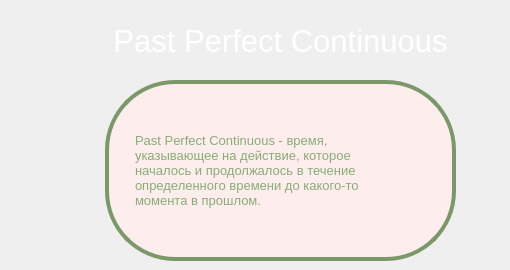
      <widget class="QWidget" name="page_19">
       <widget class="QLabel" name="label_106">
        <property name="geometry">
         <rect>
          <x>105</x>
          <y>80</y>
          <width>351</width>
          <height>181</height>
         </rect>
        </property>
        <property name="styleSheet">
         <string notr="true">color: rgb(134,115,161);
background-color: rgb(253,237,237);
border-radius: 70px; 
border: 4px solid rgb(122, 152, 104)
</string>
        </property>
        <property name="text">
         <string/>
        </property>
       </widget>
       <widget class="QLabel" name="label_107">
        <property name="geometry">
         <rect>
          <x>135</x>
          <y>110</y>
          <width>291</width>
          <height>121</height>
         </rect>
        </property>
        <property name="font">
         <font>
          <pointsize>10</pointsize>
         </font>
        </property>
        <property name="autoFillBackground">
         <bool>false</bool>
        </property>
        <property name="styleSheet">
         <string notr="true">color: rgb(137, 172, 118);
background-color: rgb(253,237,237);
border-radius: 20px;</string>
        </property>
        <property name="text">
         <string>Past Perfect Continuous - время, 
указывающее на действие, которое 
началось и продолжалось в течение 
определенного времени до какого-то 
момента в прошлом.</string>
        </property>
       </widget>
       <widget class="QLabel" name="label_108">
        <property name="geometry">
         <rect>
          <x>60</x>
          <y>20</y>
          <width>441</width>
          <height>41</height>
         </rect>
        </property>
        <property name="font">
         <font>
          <pointsize>23</pointsize>
         </font>
        </property>
        <property name="styleSheet">
         <string notr="true">color: rgb(255, 255, 255);</string>
        </property>
        <property name="text">
         <string>Past Perfect Continuous</string>
        </property>
        <property name="alignment">
         <set>Qt::AlignCenter</set>
        </property>
       </widget>
      </widget>
